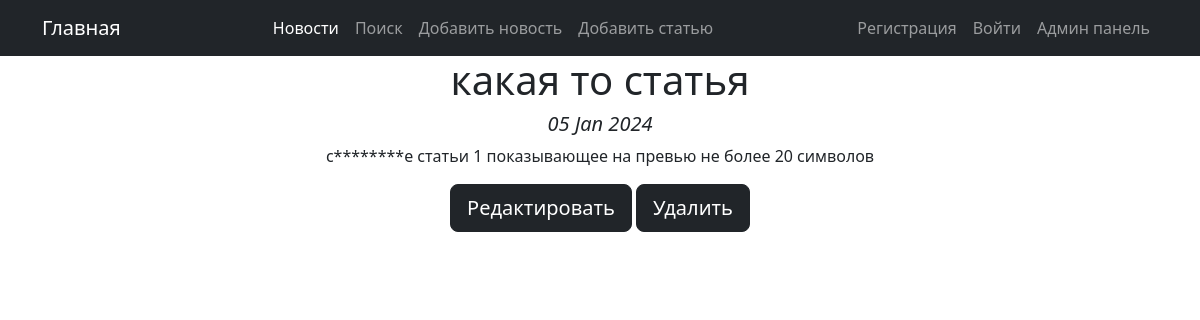
The app's page /article/1/ with its own data.
### news/models.py (models this page shows, shortened)
class Post(models.Model):
    author = models.ForeignKey(Author, on_delete=models.CASCADE, related_name='posts', verbose_name='Автор')
    post_type = models.CharField(max_length=2,
                                 choices=POST_TYPES,
                                 default=news,
                                 verbose_name='Тип публикации')
    datetime_post = models.DateTimeField(auto_now_add=True)
    category = models.ManyToManyField(Category, through='PostCategory', related_name='posts_categories')
    title = models.CharField(max_length=200, verbose_name='Заголовок')
    text = models.TextField(verbose_name='Текст')
    rating = models.IntegerField(default=0, verbose_name='Рейтинг публикации')

### news/views.py (the view)
# urls.py: path('<int:id>/', PostDetail.as_view(), name='post_detail'),
class PostDetail(DetailView):
    model = Post
    template_name = 'news/post.html'
    context_object_name = 'news'
    pk_url_kwarg = 'id'
    def get(self, request, *args, **kwargs):
        try:
            self.object = self.get_object()
        except Http404:
            return render(request, 'no_post.html', status=404)
        context = self.get_context_data(object=self.object)
        return self.render_to_response(context)
    def get_object(self, *args, **kwargs):
        obj = cache.get(f'news-{self.kwargs["id"]}', None)
        if not obj:
            obj = super().get_object(queryset=self.queryset)
            cache.set(f'news-{self.kwargs["id"]}', obj)
        return obj

### news/templatetags/custom_filters.py (called while the page is built)
def clear_str(word: str) -> str:
    new_word = map(lambda x: x if x not in punctuation else "", word)
    result = ''.join(new_word)
    return result.lower()

@register.filter()
def censor(text_in):
    words_list = text_in.split()
    if isinstance(text_in, str):
        for word in words_list:
            if clear_str(word) in censor_list:
                text_in = text_in.replace(word[1:], '*' * (len(word) - 2) + word[-1])
    return text_in

@register.filter()
def split(value: str, delimiter: str = '\n') -> list:
    return value.split(delimiter)

### templates/news/post.html (shortened to what this page needs)
{% extends 'flatpages/default.html' %}
{% load custom_filters %}
{% block content %}
    <h1>{{ news.title|censor }}</h1>
    <h5><i>{{ news.datetime_post|date:'d M Y' }}</i></h5>
    {% for text in news.text|split %}
        <p>{{ text|censor }}</p>
    {% endfor %}
    <div class="text-center" >
        {% if news.post_type == "NE" %}
            <a style="text-decoration: none" href="/news/{{ news.pk }}/edit">
                <input class="btn btn-lg btn-dark" type="button" value="Редактировать" />
            </a>
            <a style="text-decoration: none" href="/news/{{ news.pk }}/delete">
                <input id="deleteButton" class="btn btn-lg btn-dark" type="button" value="Удалить" />
            </a>
        {% else %}
            <a style="text-decoration: none" href="/article/{{ news.pk }}/edit">
                <input class="btn btn-lg btn-dark" type="button" value="Редактировать" />
            </a>
            <a style="text-decoration: none" href="/article/{{ news.pk }}/delete">
                <input id="deleteButton" class="btn btn-lg btn-dark" type="button" value="Удалить" />
            </a>
        {% endif %}
    </div>
{% endblock content %}

### templates/flatpages/default.html (shortened to what this page needs)
<!DOCTYPE html>
<html lang="en">
    <head>
        {% load static %}
        <link href="{% static 'css/styles.css' %}" rel="stylesheet" />
    </head>
    <body>
        <nav class="navbar navbar-expand-lg navbar-dark bg-dark static-top">
            <div class="container">
                {% load cache %}
                {% cache 60 menu %}
                <a class="navbar-brand" href="/home/">Главная</a>
                <div class="collapse navbar-collapse" id="navbarSupportedContent">
                    <ul class="navbar-nav ms-auto mb-2 mb-lg-0">
                        <li class="nav-item">
                            <a class="nav-link active" aria-current="page" href="/news/">Новости</a>
                        </li>
                        <li class="nav-item">
                            <a class="nav-link" href="/news/search/">Поиск</a>
                        </li>
                        <li class="nav-item">
                            <a class="nav-link" href="/news/create/">Добавить новость</a>
                        </li>
                        <li class="nav-item">
                            <a class="nav-link" href="/article/create/">Добавить статью</a>
                        </li>
                    </ul>
                </div>
                {% endcache %}
                <div class="collapse navbar-collapse">
                    <ul class="navbar-nav ms-auto mb-2 mb-lg-0">
                        <li class="nav-item">
                            {% if user.is_authenticated %}
                                <a class="nav-link" href="{% url 'profile' %}">Профиль</a>
                            {% else %}
                                <a class="nav-link" href="{% url 'account_signup' %}">Регистрация</a>
                            {% endif %}
                        </li>
                        <li class="nav-item">
                            {% if user.is_authenticated %}
                                <a class="nav-link" href="{% url 'account_logout' %}">Выйти</a>
                            {% else %}
                                <a class="nav-link" href="{% url 'account_login' %}">Войти</a>
                            {% endif %}
                        </li>
                        <li class="nav-item">
                            <a class="nav-link" href="/admin/">Админ панель</a>
                        </li>
                    </ul>
                </div>
            </div>
        </nav>
        <div class="container">
            <div class="row">
                <div class="col-lg-12 text-center">
                    {% block content %}{% endblock content %}
                </div>
            </div>
        </div>
    </body>
</html>

### records on screen
Post: title|censor "какая то статья", datetime_post "05 Jan 2024", text "с********е статьи 1 показывающее на превью не более 20 символов"
